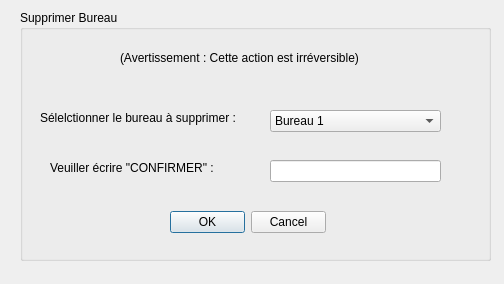
<?xml version="1.0" encoding="UTF-8"?>
<ui version="4.0">
 <class>SupprimerBureau</class>
 <widget class="QDialog" name="SupprimerBureau">
  <property name="geometry">
   <rect>
    <x>0</x>
    <y>0</y>
    <width>504</width>
    <height>284</height>
   </rect>
  </property>
  <property name="windowTitle">
   <string>Dialog</string>
  </property>
  <widget class="QGroupBox" name="groupBox">
   <property name="geometry">
    <rect>
     <x>20</x>
     <y>10</y>
     <width>471</width>
     <height>251</height>
    </rect>
   </property>
   <property name="title">
    <string>Supprimer Bureau</string>
   </property>
   <widget class="QComboBox" name="comboBox">
    <property name="geometry">
     <rect>
      <x>250</x>
      <y>100</y>
      <width>171</width>
      <height>22</height>
     </rect>
    </property>
    <item>
     <property name="text">
      <string>Bureau 1</string>
     </property>
    </item>
    <item>
     <property name="text">
      <string>Bureau 2</string>
     </property>
    </item>
    <item>
     <property name="text">
      <string>Bureau 3</string>
     </property>
    </item>
   </widget>
   <widget class="QLabel" name="label">
    <property name="geometry">
     <rect>
      <x>20</x>
      <y>100</y>
      <width>211</width>
      <height>16</height>
     </rect>
    </property>
    <property name="text">
     <string>Sélelctionner le bureau à supprimer :</string>
    </property>
   </widget>
   <widget class="QLabel" name="label_2">
    <property name="geometry">
     <rect>
      <x>100</x>
      <y>40</y>
      <width>261</width>
      <height>16</height>
     </rect>
    </property>
    <property name="text">
     <string>(Avertissement : Cette action est irréversible)</string>
    </property>
   </widget>
   <widget class="QLabel" name="label_3">
    <property name="geometry">
     <rect>
      <x>30</x>
      <y>150</y>
      <width>171</width>
      <height>16</height>
     </rect>
    </property>
    <property name="text">
     <string>Veuiller écrire &quot;CONFIRMER&quot; :</string>
    </property>
   </widget>
   <widget class="QLineEdit" name="lineEdit">
    <property name="geometry">
     <rect>
      <x>250</x>
      <y>150</y>
      <width>171</width>
      <height>22</height>
     </rect>
    </property>
   </widget>
   <widget class="QDialogButtonBox" name="buttonBox">
    <property name="geometry">
     <rect>
      <x>150</x>
      <y>200</y>
      <width>156</width>
      <height>24</height>
     </rect>
    </property>
    <property name="standardButtons">
     <set>QDialogButtonBox::Cancel|QDialogButtonBox::Ok</set>
    </property>
   </widget>
  </widget>
 </widget>
 <resources/>
 <connections/>
</ui>
